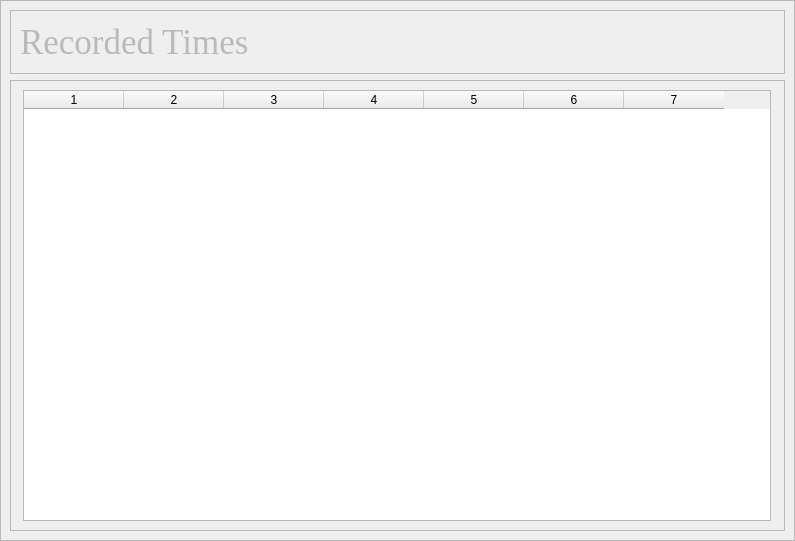
            <widget class="QWidget" name="recordedTimePage">
             <property name="sizePolicy">
              <sizepolicy hsizetype="Expanding" vsizetype="Expanding">
               <horstretch>0</horstretch>
               <verstretch>0</verstretch>
              </sizepolicy>
             </property>
             <property name="minimumSize">
              <size>
               <width>791</width>
               <height>541</height>
              </size>
             </property>
             <layout class="QGridLayout" name="gridLayout_10">
              <property name="leftMargin">
               <number>0</number>
              </property>
              <property name="topMargin">
               <number>0</number>
              </property>
              <property name="rightMargin">
               <number>0</number>
              </property>
              <property name="bottomMargin">
               <number>0</number>
              </property>
              <property name="spacing">
               <number>0</number>
              </property>
              <item row="0" column="0">
               <widget class="QFrame" name="recordedTimePageFrame">
                <property name="minimumSize">
                 <size>
                  <width>781</width>
                  <height>541</height>
                 </size>
                </property>
                <property name="frameShape">
                 <enum>QFrame::StyledPanel</enum>
                </property>
                <property name="frameShadow">
                 <enum>QFrame::Raised</enum>
                </property>
                <layout class="QVBoxLayout" name="verticalLayout_13">
                 <property name="leftMargin">
                  <number>9</number>
                 </property>
                 <property name="topMargin">
                  <number>9</number>
                 </property>
                 <item>
                  <widget class="QFrame" name="recordedTimeTitleFrame">
                   <property name="sizePolicy">
                    <sizepolicy hsizetype="Expanding" vsizetype="Expanding">
                     <horstretch>0</horstretch>
                     <verstretch>0</verstretch>
                    </sizepolicy>
                   </property>
                   <property name="maximumSize">
                    <size>
                     <width>16777215</width>
                     <height>150</height>
                    </size>
                   </property>
                   <property name="styleSheet">
                    <string notr="true">color: rgb(186, 186, 186);</string>
                   </property>
                   <property name="frameShape">
                    <enum>QFrame::StyledPanel</enum>
                   </property>
                   <property name="frameShadow">
                    <enum>QFrame::Raised</enum>
                   </property>
                   <layout class="QVBoxLayout" name="verticalLayout_11">
                    <item>
                     <widget class="QLabel" name="recordedTimeTitle">
                      <property name="sizePolicy">
                       <sizepolicy hsizetype="Expanding" vsizetype="Preferred">
                        <horstretch>0</horstretch>
                        <verstretch>0</verstretch>
                       </sizepolicy>
                      </property>
                      <property name="font">
                       <font>
                        <family>Times New Roman</family>
                        <pointsize>26</pointsize>
                       </font>
                      </property>
                      <property name="text">
                       <string>Recorded Times</string>
                      </property>
                     </widget>
                    </item>
                   </layout>
                  </widget>
                 </item>
                 <item>
                  <widget class="QFrame" name="recordedTimeContentFrame">
                   <property name="sizePolicy">
                    <sizepolicy hsizetype="Expanding" vsizetype="Expanding">
                     <horstretch>0</horstretch>
                     <verstretch>0</verstretch>
                    </sizepolicy>
                   </property>
                   <property name="frameShape">
                    <enum>QFrame::StyledPanel</enum>
                   </property>
                   <property name="frameShadow">
                    <enum>QFrame::Raised</enum>
                   </property>
                   <layout class="QVBoxLayout" name="verticalLayout_12">
                    <property name="leftMargin">
                     <number>12</number>
                    </property>
                    <property name="rightMargin">
                     <number>13</number>
                    </property>
                    <item>
                     <widget class="QTableWidget" name="recordedTimesTable">
                      <property name="minimumSize">
                       <size>
                        <width>748</width>
                        <height>431</height>
                       </size>
                      </property>
                      <property name="styleSheet">
                       <string notr="true">QTableWidget{
	alternate-background-color: rgb(1, 65, 63);
	color: rgb(186, 186, 186);
}</string>
                      </property>
                      <property name="frameShape">
                       <enum>QFrame::StyledPanel</enum>
                      </property>
                      <property name="frameShadow">
                       <enum>QFrame::Sunken</enum>
                      </property>
                      <property name="lineWidth">
                       <number>3</number>
                      </property>
                      <property name="midLineWidth">
                       <number>0</number>
                      </property>
                      <property name="editTriggers">
                       <set>QAbstractItemView::NoEditTriggers</set>
                      </property>
                      <property name="alternatingRowColors">
                       <bool>true</bool>
                      </property>
                      <property name="showGrid">
                       <bool>true</bool>
                      </property>
                      <property name="wordWrap">
                       <bool>true</bool>
                      </property>
                      <property name="cornerButtonEnabled">
                       <bool>false</bool>
                      </property>
                      <property name="rowCount">
                       <number>0</number>
                      </property>
                      <property name="columnCount">
                       <number>7</number>
                      </property>
                      <attribute name="verticalHeaderVisible">
                       <bool>false</bool>
                      </attribute>
                      <column/>
                      <column/>
                      <column/>
                      <column/>
                      <column/>
                      <column/>
                      <column/>
                     </widget>
                    </item>
                   </layout>
                  </widget>
                 </item>
                </layout>
               </widget>
              </item>
             </layout>
            </widget>
